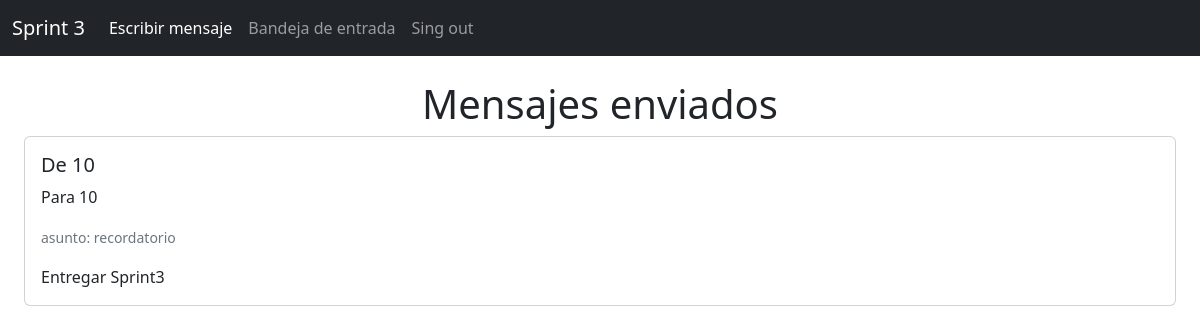
Screenshot of /mensajes (signed in) with the database file from the repository.
### tables this page shows
CREATE TABLE mensaje(  
    message_id INTEGER NOT NULL PRIMARY KEY AUTOINCREMENT,
    from_id INTEGER NOT NULL,
    to_id INTEGER NOT NULL,
    asunto VARCHAR (100) NOT NULL,
    mensaje VARCHAR (500) NOT NULL,
    Foreign Key (from_id) REFERENCES usuario(message_id)
);

### app.py (the view)
@app.route('/mensajes')
@login_required
def mensajes():
    db = get_db()
    cursor = db.cursor()
    cursor.execute('SELECT * FROM mensaje WHERE to_id = ?', (g.user['id'],))
    mensajes = cursor.fetchall()
    print(mensajes)
    return render_template('mensajes.html', mensajes=mensajes)

### app.py (called while the page is built)
def login_required(view):
    @functools.wraps( view )
    def wrapped_view(**kwargs):
        if g.user is None:
            return redirect( url_for( 'login' ) )
        return view( **kwargs )
    return wrapped_view

@app.before_request
def load_logged_in_user():
    user_id = session.get( 'user_id' )
    if user_id is None:
        g.user = None
    else:
        g.user = get_db().execute(
            'SELECT * FROM usuario WHERE id = ?', (user_id,)
        ).fetchone()
        close_db()

### db.py (called while the page is built)
def get_db():
    try:
        if 'db' not in g:
            g.db = sqlite3.connect("database.db")
            g.db.row_factory = sqlite3.Row
        return g.db
    except Error:
        print( Error )

### Templates/mensajes.html
{% extends "base.html" %}
{% block content %}
  <h1 class="text-center">Mensajes enviados</h1>
  <section>
      <div class="card-group">
        {% for p in mensajes %}
            <div class="card">
              <div class="card-body">
                <h5 class="card-title"> De {{ p[1] }}</h5>
                <p class="card-text">Para {{ p[2] }}</p>
                <p class="card-text"><small class="text-muted">asunto:  {{ p[3] }}</small></p>
                <p class="card-text">{{ p[4] }}</p>
              </div>
            </div>
        {% endfor %}
      </div>
  </section>
{% endblock %}

### Templates/base.html (shortened to what this page needs)
<!doctype html>
<html lang="es">
  <head>
    <link href="https://cdn.jsdelivr.net/npm/bootstrap@5.2.1/dist/css/bootstrap.min.css" rel="stylesheet">
    <link rel="stylesheet" href="sweetalert2.min.css">
  </head>
  <body>
    <header>
        <nav class="navbar navbar-dark navbar-expand-lg bg-dark">
            <div class="container-fluid">
              <a class="navbar-brand" href="#">Sprint 3</a>
              <div class="collapse navbar-collapse" id="navbarNav">
                <ul class="navbar-nav">
                  <li class="nav-item">
                    <a class="nav-link active" aria-current="page" href="{{ '/escribir' }}">Escribir mensaje</a>
                  </li>
                  <li class="nav-item">
                    <a class="nav-link" href="{{url_for('mensajes')}}">Bandeja de entrada</a>
                  </li>
                  <li class="nav-item">
                    <a class="nav-link" href="{{url_for('logout')}}">Sing out</a>
                  </li>
                </ul>
              </div>
            </div>
          </nav>
    </header>
    <main class="container-fluid p-4" id="content">{% block content %}{% endblock %}</main>
  </body>
</html>

### rows the page displays
mensaje: from "10", to "10", asunto "recordatorio", mensaje "Entregar Sprint3"
